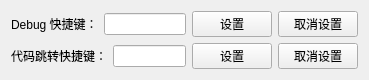
<?xml version="1.0" encoding="UTF-8"?>
<ui version="4.0">
 <class>ShortKey</class>
 <widget class="QWidget" name="ShortKey">
  <property name="geometry">
   <rect>
    <x>0</x>
    <y>0</y>
    <width>369</width>
    <height>74</height>
   </rect>
  </property>
  <property name="windowTitle">
   <string>Form</string>
  </property>
  <layout class="QVBoxLayout" name="verticalLayout">
   <item>
    <layout class="QHBoxLayout" name="horizontalLayout">
     <item>
      <widget class="QLabel" name="label">
       <property name="text">
        <string>Debug 快捷键：</string>
       </property>
      </widget>
     </item>
     <item>
      <widget class="QLineEdit" name="edDebug"/>
     </item>
     <item>
      <widget class="QPushButton" name="btnDebugSet">
       <property name="text">
        <string>设置</string>
       </property>
      </widget>
     </item>
     <item>
      <widget class="QPushButton" name="btnDebugUnSet">
       <property name="text">
        <string>取消设置</string>
       </property>
      </widget>
     </item>
    </layout>
   </item>
   <item>
    <layout class="QHBoxLayout" name="horizontalLayout_2">
     <item>
      <widget class="QLabel" name="label_2">
       <property name="text">
        <string>代码跳转快捷键：</string>
       </property>
      </widget>
     </item>
     <item>
      <widget class="QLineEdit" name="edToDefine"/>
     </item>
     <item>
      <widget class="QPushButton" name="btnDefineSet">
       <property name="text">
        <string>设置</string>
       </property>
      </widget>
     </item>
     <item>
      <widget class="QPushButton" name="btnDefineUnSet">
       <property name="text">
        <string>取消设置</string>
       </property>
      </widget>
     </item>
    </layout>
   </item>
  </layout>
 </widget>
 <resources/>
 <connections/>
</ui>
